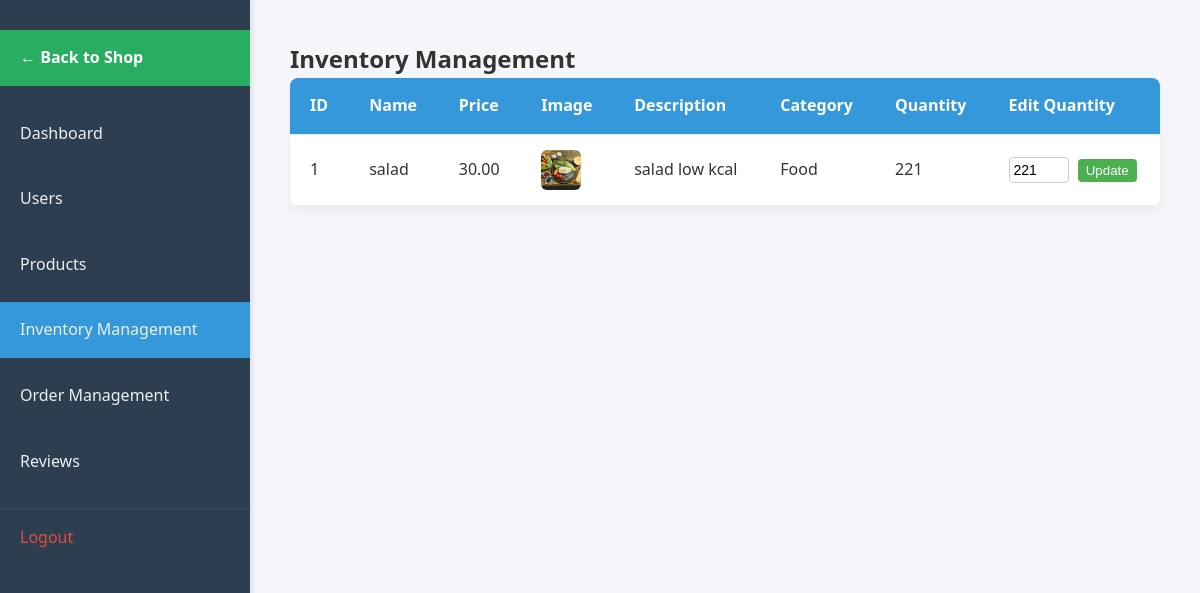
Page /admin/Inventory.php (signed in) on the earlier database version.
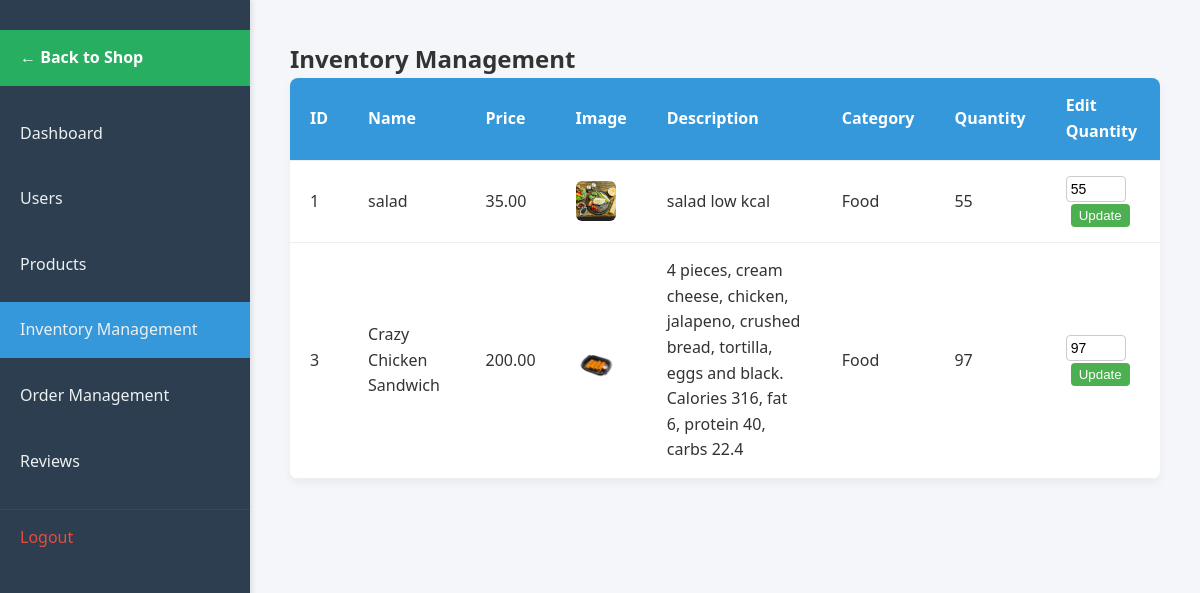
Same page on the later database version.
### tables this page shows
CREATE TABLE `products` (
  `id` int(11) NOT NULL,
  `name` varchar(150) NOT NULL,
  `description` text DEFAULT NULL,
  `price` decimal(10,2) NOT NULL,
  `stock` int(11) NOT NULL DEFAULT 0,
  `image_path` varchar(255) DEFAULT NULL,
  `type` enum('food','drink') NOT NULL,
  `status` enum('active','archived') NOT NULL DEFAULT 'active',
  `created_at` datetime DEFAULT current_timestamp(),
  `updated_at` datetime DEFAULT current_timestamp()
);

### admin/Inventory.php (the view, shortened to what this page needs)
<?php
require_once __DIR__ . '/../init.php';
$select = "SELECT id, name, price, image_path, description, type, stock FROM `products`";
$run_select = $conn->query($select);
?>
<!DOCTYPE html>
<html lang="en">
<head>
    <link rel="stylesheet" href="assets/css/inventory.css">
</head>
<body>
    <nav>
        <ul>
            <li><a href="../shop.php"
                    style="background-color: #27ae60; color: white; margin-bottom: 20px; font-weight: bold;">← Back to
                    Shop</a></li>
            <li><a href="Dashboard.php">Dashboard</a></li>
            <li><a href="useradmin.php">Users</a></li>
            <li><a href="products.php">Products</a></li>
            <li><a href="#" class="active">Inventory Management</a></li>
            <li><a href="order_management.php">Order Management</a></li>
            <li><a href="reviews_management.php">Reviews</a></li>
            <li><a href="/app/logout.php">Logout</a></li>
        </ul>
    </nav>
    <main>
        <h2>Inventory Management</h2>
        <table class="table">
            <thead>
                <tr>
                    <th>ID</th>
                    <th>Name</th>
                    <th>Price</th>
                    <th>Image</th>
                    <th>Description</th>
                    <th>Category</th>
                    <th>Quantity</th>
                    <th>Edit Quantity</th>
                </tr>
            </thead>
            <tbody>
                <?php while ($product = $run_select->fetch_assoc()) { ?>
                    <tr>
                        <td><?php echo $product['id']; ?></td>
                        <td><?php echo htmlspecialchars($product['name']); ?></td>
                        <td><?php echo $product['price']; ?></td>
                        <td><img src="../<?php echo $product['image_path'] ?: 'placeholder.png'; ?>" width="40" height="40">
                        </td>
                        <td><?php echo htmlspecialchars($product['description']); ?></td>
                        <td><?php echo ucfirst($product['type']); ?></td>
                        <td><?php echo $product['stock']; ?></td>
                        <td>
                            <form method="POST">
                                <input type="number" name="new_quantity" value="<?php echo $product['stock']; ?>" min="0">
                                <button type="submit" name="update_quantity" class="update-btn">Update</button>
                            </form>
                        </td>
                    </tr>
                <?php } ?>
            </tbody>
        </table>
    </main>
</body>
</html>

Differences in the rows shown:
changed products "salad": price "30.00" → "35.00"; stock "221" → "55"; new_quantity "221" → "55"
added products: id "3", name "Crazy Chicken Sandwich", price "200.00", image_path (picture), description "4 pieces, cream cheese, chicken, jalapeno, crushed bread, tortilla, eggs and black. Calories 316, fat 6, protein 40, carbs 22.4", type "Food", stock "97", new_quantity "97"
